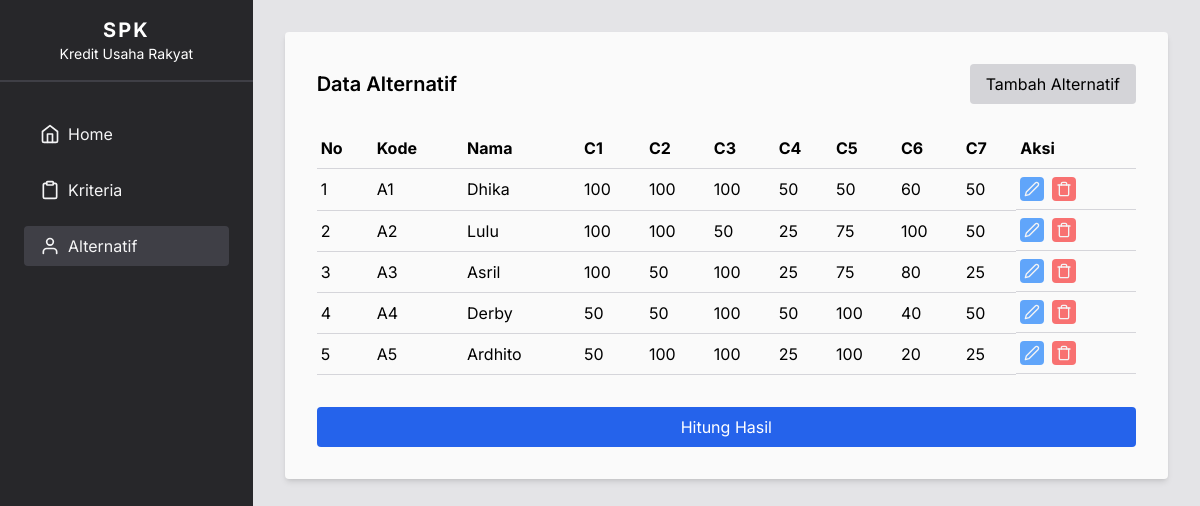
Page /alternatif/index.php on the committed database.
### tables this page shows
CREATE TABLE `alternatif` (
  `id` int(11) NOT NULL,
  `kode` varchar(255) NOT NULL,
  `nama` varchar(255) NOT NULL,
  `C1` int(11) NOT NULL,
  `C2` int(11) NOT NULL,
  `C3` int(11) NOT NULL,
  `C4` int(11) NOT NULL,
  `C5` int(11) NOT NULL,
  `C6` int(11) NOT NULL,
  `C7` int(11) NOT NULL
);

### Smart.php (called while the page is built, shortened)
<?php
class Smart
{
	public $kriteria = array();
	public $alternatif = array();
	public $normalisasiAlternatif = array();
	public $normalisasiBobot = array();
	public $cmin = array();
	public $cmax = array();
	public $utilitas = array();
	public $nilaiAkhir = array();
	function __construct()
	{
		$conn = mysqli_connect("localhost", "root", "", "spk");
		$queryKriteria = mysqli_query($conn, "SELECT * FROM kriteria");
		$queryAlternatif = mysqli_query($conn, "SELECT * FROM alternatif");
		while ($row = mysqli_fetch_array($queryKriteria)) {
			array_push($this->kriteria, array($row["id"], $row["kode"], $row["nama"], $row["bobot"], $row["isBenefit"]));
		};
		while ($row = mysqli_fetch_array($queryAlternatif)) {
			array_push($this->alternatif, array($row["id"], $row["kode"], $row["nama"], $row['C1'], $row['C2'], $row['C3'], $row['C4'], $row['C5'], $row['C6'], $row['C7']));
		};
	}
	function setDynamicArray($length, $value)
	{
		$array = array();
		for ($i = 1; $i <= $length; $i++) {
			array_push($array, $value);
		}
		return $array;
	}
	function totalBobotKriteria()
	{
		$total = 0;
		foreach ($this->kriteria as $kriteria) {
			$total += $kriteria[3];
		}
		return $total;
	}
	function normalisasiBobot()
	{
		foreach ($this->kriteria as $kriteria) {
			$kriteria[count($kriteria)] = round($kriteria[3] / $this->totalBobotKriteria(), 3);
			array_push($this->normalisasiBobot, $kriteria);
		}
	}
	function cmin()
	{
		$this->cmin = $this->setDynamicArray(count($this->kriteria), 100);
		foreach ($this->normalisasiAlternatif as $alternatif) {
			for ($i = 0; $i < 7; $i++) {
				if ($this->cmin[$i] > $alternatif[$i + 3]) {
					$this->cmin[$i] = $alternatif[$i + 3];
				}
			}
		}
	}
	function cmax()
	{
		$this->cmax = $this->setDynamicArray(count($this->kriteria), 0);
		foreach ($this->normalisasiAlternatif as $alternatif) {
			for ($i = 0; $i < 7; $i++) {
				if ($this->cmax[$i] < $alternatif[$i + 3]) {
					$this->cmax[$i] = $alternatif[$i + 3];
				}
			}
		}
	}
	function normalisasiAlternatif()
	{
		$nilaiPembagi = array();
		foreach ($this->alternatif as $alternatif) {
			for ($i = 0; $i < 7; $i++) {
				@$nilaiPembagi[$i] += pow($alternatif[$i + 3], 2);
			}
		}
		for ($i = 0; $i < 7; $i++) {
			@$nilaiPembagi[$i] = round(sqrt($nilaiPembagi[$i]), 3);
		}
		foreach ($this->alternatif as $alternatif) {
			for ($i = 0; $i < 7; $i++) {
				@$alternatif[$i + 3] = round($alternatif[$i + 3] / $nilaiPembagi[$i], 3);
			}
			array_push($this->normalisasiAlternatif, $alternatif);
		}
	}
	function utilitas()
	{
		foreach ($this->normalisasiAlternatif as $alternatif) {
			for ($i = 0; $i < 7; $i++) {
				if ($this->cmax[$i] - $this->cmin[$i] == 0) {
					$alternatif[$i + 3] = 0;
				} else {
					if ($this->kriteria[3]) {
						$alternatif[$i + 3] = round(($alternatif[$i + 3] - $this->cmin[$i]) / ($this->cmax[$i] - $this->cmin[$i]), 3);
					} else {
						$alternatif[$i + 3] = round(($this->cmax[$i] - $alternatif[$i + 3]) / ($this->cmax[$i] - $this->cmin[$i]), 3);
					}
				}
			}
			array_push($this->utilitas, $alternatif);
		}
	}
	function nilaiAkhir()
	{
		foreach ($this->utilitas as $utilitas) {
			$total = 0;
			for ($i = 0; $i < 7; $i++) {
				$utilitas[$i + 3] = round($utilitas[$i + 3] * $this->normalisasiBobot[$i][5], 3);
				$total += $utilitas[$i + 3];
			}
			$utilitas[count($utilitas)] = round($total, 3);
			array_push($this->nilaiAkhir, $utilitas);
			usort($this->nilaiAkhir, function ($a, $b) {
				return $b[10] <=> $a[10];
			});
		}
	}
}

### alternatif/index.php (the view, shortened to what this page needs)
<?php
include '../Smart.php';
$smart = new Smart();
?>
<!DOCTYPE html>
<html lang="en">
<head>
	<script src="https://cdn.tailwindcss.com"></script>
	<link rel="stylesheet" href="../style.css">
</head>
<body class="bg-zinc-200 flex">
	<nav class="flex flex-col w-80 bg-zinc-800 h-screen gap-8 sticky top-0">
		<div class=" text-center py-4 text-white border-b-2 border-zinc-700">
			<a href="./" class="text-xl font-bold tracking-widest">SPK</a>
			<p class="text-sm">Kredit Usaha Rakyat</p>
		</div>
		<div class="flex flex-col gap-4 text-zinc-100 mx-6">
			<a class="py-2 px-4 rounded flex gap-2 items-center hover:bg-zinc-700" href="../"><img src="../assets/ic_home.svg" alt="icon home"> Home</a>
			<a class="py-2 px-4 rounded flex gap-2 items-center hover:bg-zinc-700" href="../kriteria"><img src="../assets/ic_clipboard.svg" alt="icon kriteria"> Kriteria</a>
			<a class="py-2 px-4 rounded flex gap-2 items-center active" href="./"><img src="../assets/ic_user.svg" alt="icon alternatif"> Alternatif</a>
		</div>
	</nav>
	<main class="flex w-full h-fit">
		<div class="m-8 bg-zinc-50 p-8 rounded flex flex-col gap-4 shadow-md w-full">
			<div class="flex justify-between items-center mb-2">
				<h2 class="font-semibold text-xl">Data Alternatif</h2>
				<a href="tambah.php" class="bg-zinc-300 py-2 px-4 rounded hover:bg-zinc-400">Tambah Alternatif</a>
			</div>
			<table>
				<thead>
					<tr>
						<th>No</th>
						<th>Kode</th>
						<th>Nama</th>
						<th>C1</th>
						<th>C2</th>
						<th>C3</th>
						<th>C4</th>
						<th>C5</th>
						<th>C6</th>
						<th>C7</th>
						<th>Aksi</th>
					</tr>
				</thead>
				<tbody>
					<?php $no = 1;
					foreach ($smart->alternatif as $alternatif) { ?>
						<tr>
							<td><?= $no ?></td>
							<td><?= $alternatif[1] ?></td>
							<td><?= $alternatif[2] ?></td>
							<?php for ($i = 0; $i < 7; $i++) { ?>
								<td><?= $alternatif[$i + 3] ?></td>
							<?php } ?>
							<td class="flex gap-2">
								<a href="./edit.php?id=<?= $alternatif[0] ?>" title="Edit <?= $alternatif[2] ?>">
									<img class="bg-blue-400 hover:bg-blue-700 p-1 rounded" src="../assets/ic_edit.svg" alt="icon edit">
								</a>
								<a href="./prosesHapus.php?id=<?= $alternatif[0] ?>" title="Hapus <?= $alternatif[2] ?>">
									<img class="bg-red-400 hover:bg-red-600 p-1 rounded" src="../assets/ic_trash.svg" alt="icon edit">
								</a>
							</td>
						</tr>
					<?php $no++;
					} ?>
				</tbody>
			</table>
			<a href="../hasil" class="mt-4 bg-blue-600 p-2 text-center rounded text-white hover:bg-blue-700">Hitung Hasil</a>
	</main>
</body>
</html>

### style.css (style rules this page uses)
* { font-family: 'Inter'; }
.active { background-color: #3f3f46; }
table { width: 100%; }
th, td { text-align: left; padding: 8px 4px; border-bottom: 1px solid #d5d5da; }

### rows in the picture
alternatif: kode "A1", nama "Dhika", C1 "100", C2 "100", C3 "100", C4 "50", C5 "50", C6 "60", C7 "50"
alternatif: kode "A2", nama "Lulu", C1 "100", C2 "100", C3 "50", C4 "25", C5 "75", C6 "100", C7 "50"
alternatif: kode "A3", nama "Asril", C1 "100", C2 "50", C3 "100", C4 "25", C5 "75", C6 "80", C7 "25"
alternatif: kode "A4", nama "Derby", C1 "50", C2 "50", C3 "100", C4 "50", C5 "100", C6 "40", C7 "50"
alternatif: kode "A5", nama "Ardhito", C1 "50", C2 "100", C3 "100", C4 "25", C5 "100", C6 "20", C7 "25"
